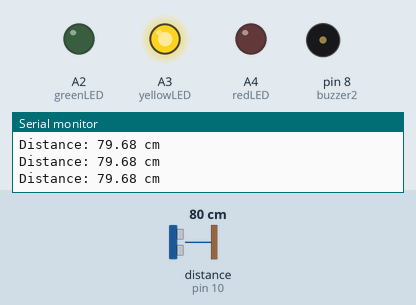
The sketch below on a simulated Arduino Uno, built with avr-gcc and run on an emulated ATmega328P. Shown: output pins drawn as LEDs (lit = HIGH), buzzer (waves = sounding), the last lines printed to the serial monitor. Wiring (inferred from the names in the program): ultrasonic range finder: trigger pin 9; echo pin 10. Dashed ring = blinking. The inputs (shaded band) are chosen by the test bench; at power-on: distance to the obstacle (sensor on pin 10) 80 cm. The echo pulse lasts 58.3 µs per cm; pins used as bus, display or sensor lines are not drawn.

Above: at 1.2 s.
1.3 s: distance to the obstacle (sensor on pin 10) set to 55 cm
4.3 s: distance to the obstacle (sensor on pin 10) set to 48 cm
At 5.0 s:
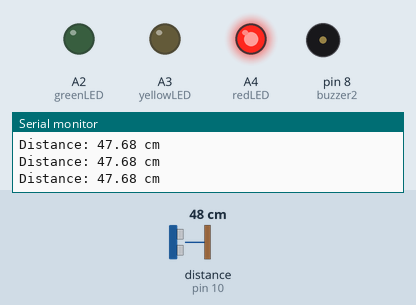
5.9 s: distance to the obstacle (sensor on pin 10) set to 22 cm
7.4 s: distance to the obstacle (sensor on pin 10) set to 18 cm
At 7.84 s:
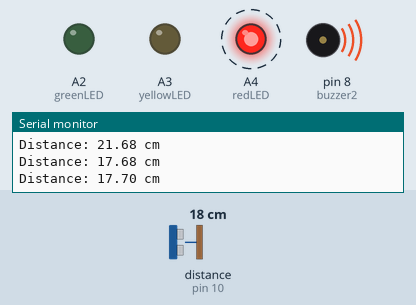
10.4 s: distance to the obstacle (sensor on pin 10) set to 35 cm
At 11.3 s:
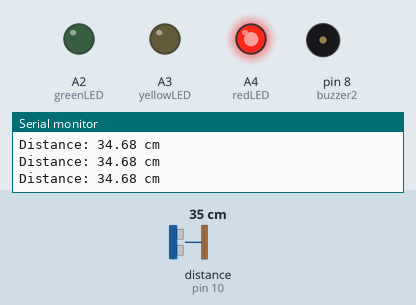
12.0 s: distance to the obstacle (sensor on pin 10) set to 120 cm
At 13.1 s:
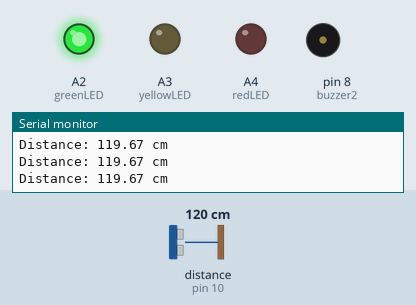
Timing chart, 0 to 14.5 s (numbered marks = the images above; inputs shaded):
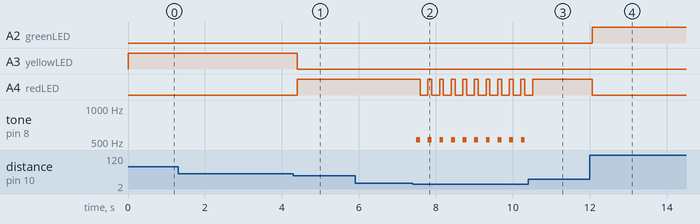

Measured:
- the behaviour switches between 51 and 50 cm on distance to the obstacle (sensor on pin 10) (found by bisection; images 0 and 1)
- the behaviour switches between 21 and 20 cm on distance to the obstacle (sensor on pin 10) (found by bisection; images 1 and 2)
- after the input at 4.3 s, A3 (yellowLED): HIGH → LOW after 0.10 s; A4 (redLED): LOW → HIGH after 0.10 s
- after the input at 7.4 s, A4 (redLED): alternates HIGH for 0.10 s and LOW for 0.20 s, starting after 0.19 s; tone on pin 8 (buzzer2): alternates 523 Hz for 0.10 s and silent for 0.20 s, starting after 0.09 s
- after the input at 10.4 s, A4 (redLED): goes on until 10.5 s, then stays HIGH; tone on pin 8 (buzzer2): stops changing and stays silent
- after the input at 12.0 s, A2 (greenLED): LOW → HIGH after 0.07 s; A4 (redLED): HIGH → LOW after 0.07 s

The sketch:

sound_sensor_with_leds_buzzer.ino
```cpp
const int trigPin = 9;
const int echoPin = 10;
const int greenLED = A2;
const int yellowLED = A3  ;
const int redLED = A4;
const int buzzer = 12;
const int buzzer2 = 8;
float duration, distance;

void setup() {
  pinMode(trigPin, OUTPUT);
  pinMode(echoPin, INPUT);

  pinMode(greenLED, OUTPUT);
  pinMode(yellowLED, OUTPUT);
  pinMode(redLED, OUTPUT);
  pinMode(buzzer, OUTPUT);
  pinMode(buzzer2, OUTPUT);
Serial.begin(9600);
}

void loop() {
  digitalWrite(trigPin, LOW);
  delayMicroseconds(2);
  digitalWrite(trigPin, HIGH);
  delayMicroseconds(10);
  digitalWrite(trigPin, LOW);
  duration = pulseIn(echoPin, HIGH);
  distance = (duration * 0.0343) / 2;
  Serial.print("Distance: ");
  Serial.print(distance);
  Serial.println(" cm");


  if (distance > 100) {

    digitalWrite(greenLED, HIGH);
    digitalWrite(yellowLED, LOW);
    digitalWrite(redLED, LOW);
    digitalWrite(buzzer, LOW);
  }
  else if (distance > 50 && distance <= 100) {

    digitalWrite(greenLED, LOW);
    digitalWrite(yellowLED, HIGH);
    digitalWrite(redLED, LOW);
    digitalWrite(buzzer, LOW);
  }
  else if (distance > 20 && distance <= 50) {

    digitalWrite(greenLED, LOW);
    digitalWrite(yellowLED, LOW);
    digitalWrite(redLED, HIGH);
    digitalWrite(buzzer, HIGH);
    digitalWrite(buzzer2, HIGH);
  }
  else if (distance <= 20 && distance > 0) {

    digitalWrite(redLED, HIGH);
    digitalWrite(buzzer, HIGH);
    digitalWrite(buzzer2, HIGH);
    tone(buzzer, 440);
    tone(buzzer2, 523);
    delay(100);
    noTone(buzzer);
    noTone(buzzer2);
    digitalWrite(redLED, LOW);
    digitalWrite(buzzer, LOW);
    digitalWrite(buzzer2, LOW);
    delay(100);
  }

  delay(100);
}
```
